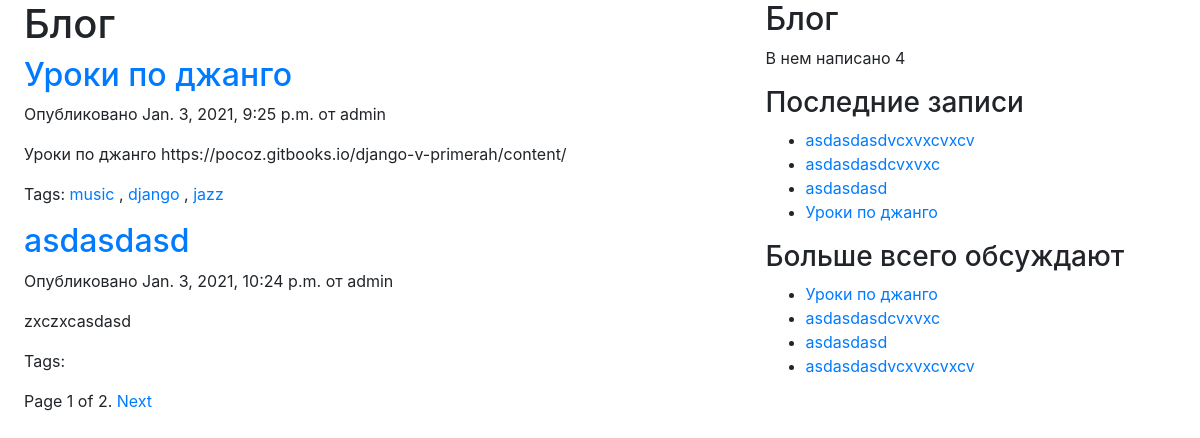
Screenshot of /blog/ with the database file from the repository.
### blog/models.py (models this page shows)
class Post(models.Model):
    def get_absolute_url(self):
        return reverse('post_detail',
                       args=[self.publish.year,
                             self.publish.strftime('%m'),
                             self.publish.strftime('%d'),
                             self.slug])
    STATUS_CHOICES = (
        ('draft', 'Draft'),
        ('published', 'Published'),
    )
    title = models.CharField(max_length=250)
    slug = models.SlugField(max_length=250, unique_for_date='publish')
    author = models.ForeignKey(User, related_name='blog_posts', on_delete=models.DO_NOTHING)
    body = models.TextField()
    publish = models.DateTimeField(default=timezone.now)
    created = models.DateTimeField(auto_now_add=True)
    updated = models.DateTimeField(auto_now=True)
    status = models.CharField(max_length=10, choices=STATUS_CHOICES, default='draft')
    tags = TaggableManager()

### blog/views.py (the view)
# urls.py: path('', views.post_list, name='post_list'),
def post_list(request, tag_slug=None):
    object_list = Post.objects.filter(status='published')
    tag = None
    if tag_slug:
        tag = get_object_or_404(Tag, slug=tag_slug)
        object_list = object_list.filter(tags__in=[tag])
    paginator = Paginator(object_list, 2)  # 3 posts in each page
    page = request.GET.get('page')
    try:
        posts = paginator.page(page)
    except PageNotAnInteger:
        posts = paginator.page(1)
    except EmptyPage:
        posts = paginator.page(paginator.num_pages)
    return render(request, 'blog/post/list.html', {'page': page,
                                                   'posts': posts,
                                                   'tag': tag})

### blog/templatetags/blog_tags.py (called while the page is built)
@register.simple_tag()
def total_posts():
    return Post.objects.all().count()

@register.inclusion_tag('blog/post/latest_posts.html')
def show_latest_posts(count=5):
    latest_posts = Post.objects.all().order_by('-publish')[:count]
    return {'latest_posts': latest_posts}

@register.simple_tag
def get_most_commented_posts(count=5):
    return Post.objects.all().annotate(total_comments=Count('comments')).order_by('-total_comments')[:count]

### templates/blog/post/list.html (shortened to what this page needs)
{% extends "blog/base.html" %}
{% block content %}
    <h1>Блог</h1>
    {% for post in posts %}
        <h2>
            <a href="{{ post.get_absolute_url }}">
                {{ post.title }}
            </a>
        </h2>
        <p class="date">
            Опубликовано {{ post.publish }} от {{ post.author }}
        </p>
        {{ post.body|truncatewords:30|linebreaks }}
        <p class="tags">
            Tags:
            {% for tag in post.tags.all %}
                <a href="{% url 'post_list_by_tag' tag.slug %}">
                {{ tag.name }}
                </a>
                {% if not forloop.last%}, {% endif %}
                {% endfor %}
        </p>
    {% endfor %}
    {% include "blog/pagination.html" with page=posts %}
{% endblock %}

### templates/blog/base.html (shortened to what this page needs)
{% load blog_tags %}
{% load static %}
{% load bootstrap3 %}
{% load crispy_forms_tags %}
<!DOCTYPE html>
<html lang="en">
<head>
    <link rel="stylesheet" href="https://maxcdn.bootstrapcdn.com/bootstrap/4.0.0/css/bootstrap.min.css"
>
    <link rel="stylesheet" href="https://stackpath.bootstrapcdn.com/bootstrap/4.1.3/css/bootstrap.min.css"
>
</head>
<body>
<div class="row">
    <div id="content" class="col-7 justify-content-center mx-4">
        {% block content %}
        {% endblock %}
    </div>
    <div id="sidebar" class="col-4  justify-content-center ">
        <h2>Блог</h2>
        <p>В нем написано {% total_posts %}</p>
        <h3>Последние записи</h3>
        {% show_latest_posts %}
        <h3>Больше всего обсуждают</h3>
        {% get_most_commented_posts as most_commented_posts %}
        <ul>
            {% for post in most_commented_posts %}
                <li>
                    <a href="{{ post.get_absolute_url }}">{{ post.title }}</a>
                </li>
            {% endfor %}
        </ul>
    </div>
</div>
</body>
</html>

### templates/blog/pagination.html (shortened to what this page needs)
<div class="pagination">
    <span class="step-links">
        <span class="current">
            Page {{ page.number }} of {{ page.paginator.num_pages }}.
        </span>
        {% if page.has_next %}
            <a href="?page={{ page.next_page_number }}">Next</a>
        {% endif %}
    </span>
</div>

### templates/blog/post/latest_posts.html
<ul>
    {% for post in latest_posts %}
        <li>
            <a href="{{ post.get_absolute_url }}">{{ post.title }}</a>
        </li>
    {% endfor %}
</ul>

### rows the page displays
Post: title "Уроки по джанго", publish "Jan. 3, 2021, 9:25 p.m.", author "admin", body "Уроки по джанго https://pocoz.gitbooks.io/django-v-primerah/content/"
Tag: name "music"
Tag: name "django"
Tag: name "jazz"
Post: title "asdasdasd", publish "Jan. 3, 2021, 10:24 p.m.", author "admin", body "zxczxcasdasd"
Post: title "asdasdasdvcxvxcvxcv"
Post: title "asdasdasdcvxvxc"

### other values shown
{{ page.number }} "1"
{{ page.paginator.num_pages }} "2"
